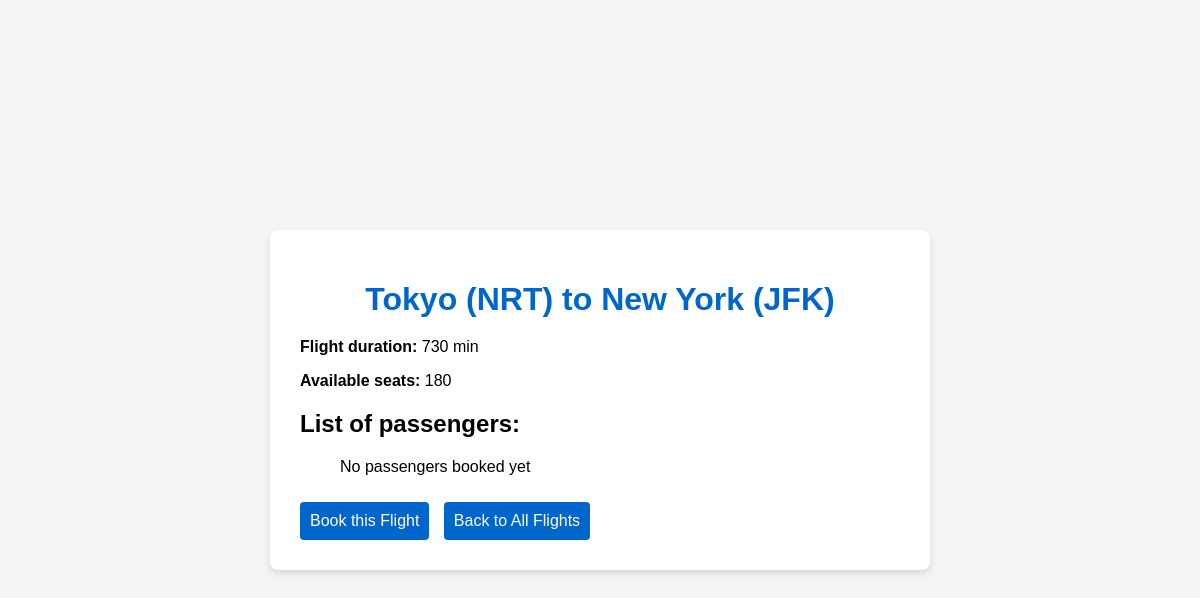
/flight/16/, run on the app's committed database.
### flights/models.py (models this page shows, shortened)
class Flight(models.Model):
    origin = models.ForeignKey(
        Airport,
        on_delete=models.CASCADE,
        related_name='departing_flights'
    )
    destination = models.ForeignKey(
        Airport,
        on_delete=models.CASCADE,
        related_name='arriving_flights'
    )
    duration = models.IntegerField(help_text="Flight duration in minutes")
    capacity = models.IntegerField(default=180)
    def remaining_seats(self):
        return self.capacity - self.booking_set.count()

class Airport(models.Model):
    code = models.CharField(max_length=3, unique=True)
    city = models.CharField(max_length=100)

### flights/views.py (the view)
# urls.py: path('flight/<int:flight_id>/', views.flight_detail, name='flight_detail'),
def flight_detail(request, flight_id):
    flight = get_object_or_404(Flight, id=flight_id)
    booked_passengers = flight.booking_set.all()
    remaining_seats = flight.remaining_seats()
    return render(request, 'flights/flight_detail.html', {
        'flight': flight,
        'booked_passengers': booked_passengers,
        'remaining_seats': remaining_seats
    })

### flights/templates/flights/flight_detail.html (shortened to what this page needs)
{% load static %}
<!DOCTYPE html>
<html lang="en">
<head>
    <link rel="stylesheet" href="{% static 'css/styles.css' %}">
</head>
<body>
    <div class="container">
        <h1>{{ flight.origin.city }} ({{ flight.origin.code }}) to {{ flight.destination.city }} ({{ flight.destination.code }})</h1>
        <div class="flight-info">
            <p><strong>Flight duration:</strong> {{ flight.duration }} min</p>
            <p><strong>Available seats:</strong> {{ remaining_seats }}</p>
            <h2>List of passengers:</h2>
            <ul>
                {% for booking in booked_passengers %}
                    <li>{{ booking.passenger.name }}</li>
                {% empty %}
                    <p>No passengers booked yet</p>
                {% endfor %}
            </ul>
            <div class="actions">
                <a href="{% url 'book_flight' flight.id %}" class="book-button">Book this Flight</a>
                <a href="{% url 'index' %}" class="back-button">Back to All Flights</a>
            </div>
        </div>
    </div>
</body>
</html>

### flights/static/css/styles.css (style rules this page uses)
body { font-family: Arial, sans-serif; background-color: #f4f4f4; margin: 0; padding: 0; display: flex; justify-content: center; align-items: center; min-height: 100vh; }
.container { background-color: white; border-radius: 8px; box-shadow: 0 4px 6px rgba(0, 0, 0, 0.1); padding: 30px; width: 100%; max-width: 600px; }
h1 { color: #0066cc; text-align: center; margin-bottom: 20px; }
.submit-button, .home-button, .book-button, .back-button { display: block; width: 100%; padding: 10px; background-color: #0066cc; color: white; border: none; border-radius: 4px; text-align: center; text-decoration: none; margin-top: 10px; }
.book-button, .back-button { width: auto; display: inline-block; margin-right: 10px; }

### data on the page
Flight: origin.city "Tokyo", origin.code "NRT", destination.city "New York", destination.code "JFK", duration "730"

### other printed values
{{ remaining_seats }} "180"
